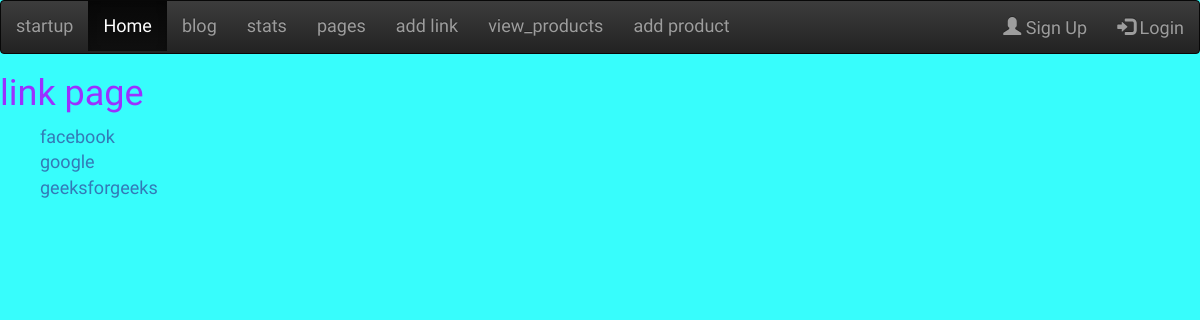
/link/, run on the app's committed database.
### blog/models.py (models this page shows, shortened)
class url_post(models.Model):
	url=models.CharField(max_length=100)
	name=models.CharField(max_length=50)
	visited=models.IntegerField(default=0)
	visitors=models.ManyToManyField(User,blank=True)

### blog/views.py (the view)
# urls.py: path('link/',views.link,name='link' ),
def link(request):
	links=url_post.objects.all()
	data=[]
	for url in links:
		pink={'name':url.name,'url':url.url,'id':url.id}
		data.append(pink)
	context={'data':data}
	return render(request,'blog/link.html',context)

### blog/templates/blog/link.html
{% extends 'blog/base.html' %}
{% block body %}
	<h1>link page</h1>
	<ul>
	{% for ki in data %}
		<li><a href="{% url 'send' ki.id %}">{{ki.name}}</a></li>
	{% endfor %}
{% endblock %}

### blog/templates/blog/base.html (style rules this page uses)
body { font-family: 'Inconsolata', monospace; font-size:18px; color:#9B30FF; background-color:#37FDFC; }
li { list-style-type: none; }

### data on the page
url_post: name "facebook"
url_post: name "google"
url_post: name "geeksforgeeks"
